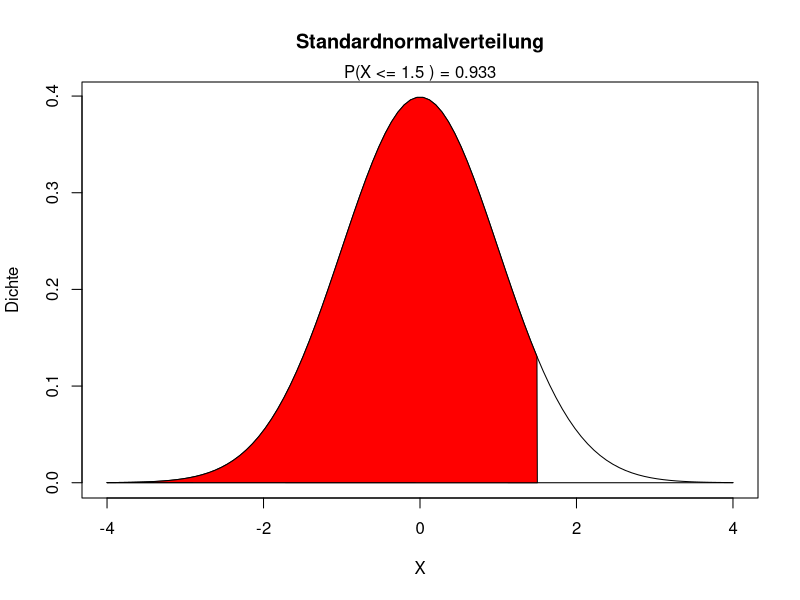

R code for this plot:
# Standardnormalverteilung
ub <- 1.5
x <- seq(-4,4,length=100)
hx <- dnorm(x)
i <- x <= ub
plot(x, hx, typ="l", xlab="X", ylab="Dichte", main="Standardnormalverteilung")
lines(x,rep(0,100))
polygon(c(ub, x[i]), c(0,hx[i]), col="red")
mtext(paste("P(X <=",ub,") =",signif(pnorm(ub),3)))
